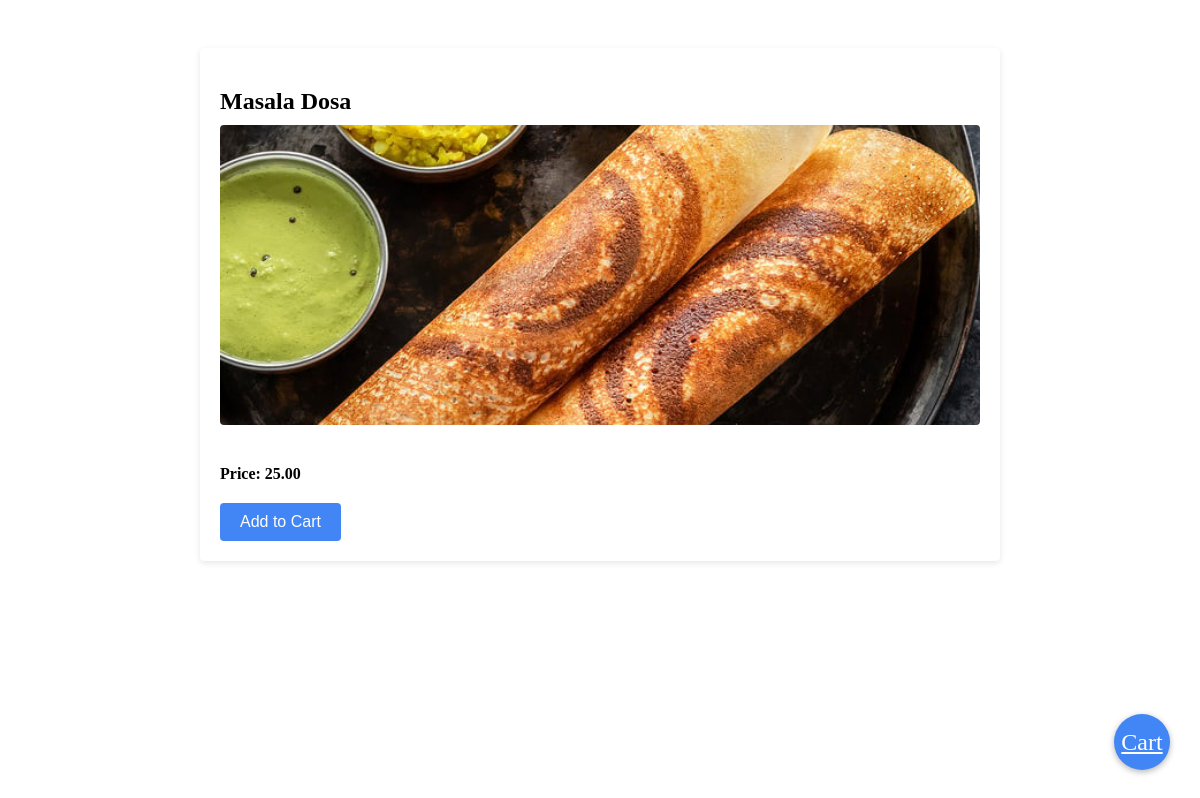
Screenshot of /product/2/ with the database file from the repository.
### order/models.py (models this page shows, shortened)
class Product(models.Model):
    name = models.CharField(max_length=100)
    price = models.DecimalField(max_digits=6, decimal_places=2)
    image = models.ImageField(upload_to='product_images', default='default_product_image.jpg')

### order/views.py (the view)
# urls.py: path('product/<int:product_id>/', views.product, name='product'),
def product(request, product_id):
    product = get_object_or_404(Product, pk=product_id)
    return render(request, 'product.html', {'product': product})

### order/templates/product.html (shortened to what this page needs)
<!DOCTYPE html>
<html>
<head>
</head>
<body>
  <div class="container">
    <div class="product-details">
      <h2>{{ product.name }}</h2>
      <img src="{{ product.image.url }}" alt="{{ product.name }}" class="product-image">
      <p class="product-price">Price: {{ product.price }}</p>
      <button class="add-to-cart-btn">Add to Cart</button>
    </div>
  </div>
  <a href="{% url 'cart' %}" class="fab">Cart</a>
</body>
</html>

### order/templates/product.html (style rules this page uses)
.fab { position: fixed; bottom: 30px; right: 30px; background-color: #4285f4; color: #fff; width: 56px; height: 56px; border-radius: 50%; text-align: center; line-height: 56px; font-size: 24px; cursor: pointer; box-shadow: 0px 2px 6px rgba(0, 0, 0, 0.3); }
.container { max-width: 800px; margin: 0 auto; padding: 40px 20px; }
.product-details { background-color: #fff; border-radius: 4px; box-shadow: 0 2px 6px rgba(0, 0, 0, 0.1); padding: 20px; }
.product-details h2 { font-weight: bold; margin-bottom: 10px; }
.product-details .product-image { width: 100%; max-height: 300px; object-fit: cover; border-radius: 4px; margin-bottom: 20px; }
.product-details .product-price { font-weight: bold; margin-bottom: 10px; }
.product-details .add-to-cart-btn { background-color: #4285f4; color: #fff; border: none; border-radius: 4px; padding: 10px 20px; font-size: 16px; cursor: pointer; }

### rows the page displays
Product: name "Masala Dosa", image (picture), price "25.00"
